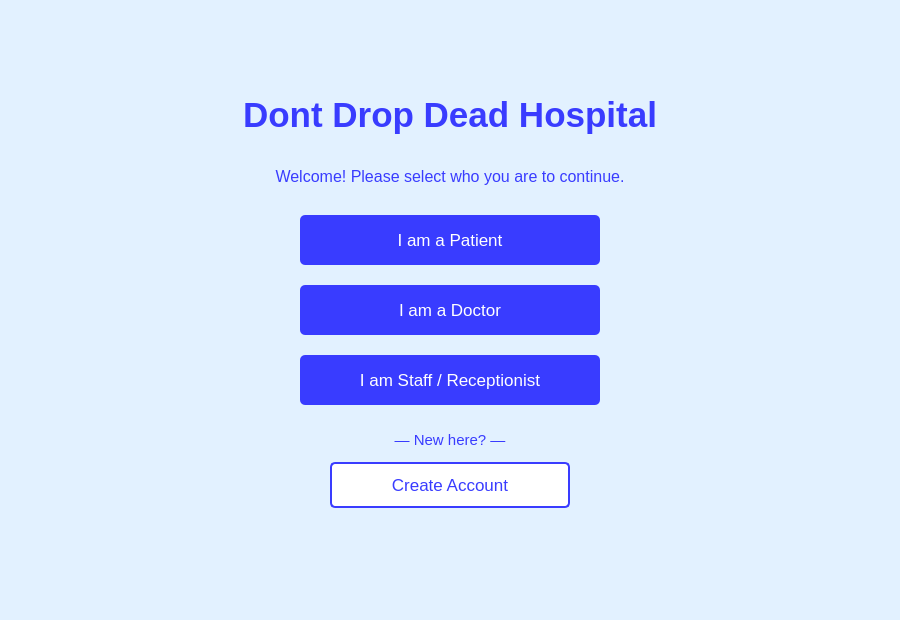
<?xml version="1.0" encoding="UTF-8"?>
<ui version="4.0">
 <class>Dialog</class>
 <widget class="QDialog" name="Dialog">
  <property name="geometry">
   <rect>
    <x>0</x>
    <y>0</y>
    <width>900</width>
    <height>620</height>
   </rect>
  </property>
  <property name="windowTitle">
   <string>Hospital System</string>
  </property>
  <property name="styleSheet">
   <string notr="true">background-color: rgb(226, 241, 255);</string>
  </property>
  <widget class="QLabel" name="titleLabel">
   <property name="geometry">
    <rect>
     <x>0</x>
     <y>80</y>
     <width>900</width>
     <height>70</height>
    </rect>
   </property>
   <property name="styleSheet">
    <string notr="true">color: rgb(57, 60, 255); font-size: 26pt; font-weight: bold;</string>
   </property>
   <property name="text">
    <string>Dont Drop Dead Hospital</string>
   </property>
   <property name="alignment">
    <set>Qt::AlignmentFlag::AlignCenter</set>
   </property>
  </widget>
  <widget class="QLabel" name="subtitleLabel">
   <property name="geometry">
    <rect>
     <x>0</x>
     <y>162</y>
     <width>900</width>
     <height>28</height>
    </rect>
   </property>
   <property name="styleSheet">
    <string notr="true">color: rgb(57, 60, 255); font-size: 12pt;</string>
   </property>
   <property name="text">
    <string>Welcome! Please select who you are to continue.</string>
   </property>
   <property name="alignment">
    <set>Qt::AlignmentFlag::AlignCenter</set>
   </property>
  </widget>
  <widget class="QPushButton" name="PatientButton">
   <property name="geometry">
    <rect>
     <x>300</x>
     <y>215</y>
     <width>300</width>
     <height>50</height>
    </rect>
   </property>
   <property name="styleSheet">
    <string notr="true">background-color: rgb(57, 60, 255); color: white; font-size: 13pt; border-radius: 5px;</string>
   </property>
   <property name="text">
    <string>I am a Patient</string>
   </property>
  </widget>
  <widget class="QPushButton" name="DoctorButton">
   <property name="geometry">
    <rect>
     <x>300</x>
     <y>285</y>
     <width>300</width>
     <height>50</height>
    </rect>
   </property>
   <property name="styleSheet">
    <string notr="true">background-color: rgb(57, 60, 255); color: white; font-size: 13pt; border-radius: 5px;</string>
   </property>
   <property name="text">
    <string>I am a Doctor</string>
   </property>
  </widget>
  <widget class="QPushButton" name="StaffButton">
   <property name="geometry">
    <rect>
     <x>300</x>
     <y>355</y>
     <width>300</width>
     <height>50</height>
    </rect>
   </property>
   <property name="styleSheet">
    <string notr="true">background-color: rgb(57, 60, 255); color: white; font-size: 13pt; border-radius: 5px;</string>
   </property>
   <property name="text">
    <string>I am Staff / Receptionist</string>
   </property>
  </widget>
  <widget class="QLabel" name="orLabel">
   <property name="geometry">
    <rect>
     <x>0</x>
     <y>428</y>
     <width>900</width>
     <height>24</height>
    </rect>
   </property>
   <property name="styleSheet">
    <string notr="true">color: rgb(57, 60, 255); font-size: 11pt;</string>
   </property>
   <property name="text">
    <string>— New here? —</string>
   </property>
   <property name="alignment">
    <set>Qt::AlignmentFlag::AlignCenter</set>
   </property>
  </widget>
  <widget class="QPushButton" name="CreateAccountButton">
   <property name="geometry">
    <rect>
     <x>330</x>
     <y>462</y>
     <width>240</width>
     <height>46</height>
    </rect>
   </property>
   <property name="styleSheet">
    <string notr="true">background-color: white; color: rgb(57, 60, 255); font-size: 13pt; border-radius: 5px; border: 2px solid rgb(57, 60, 255);</string>
   </property>
   <property name="text">
    <string>Create Account</string>
   </property>
  </widget>
 </widget>
 <resources/>
 <connections/>
</ui>
